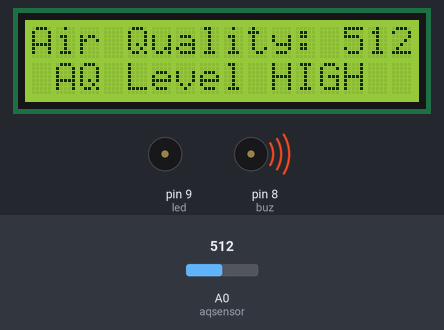
A sketch run on a simulated Arduino Uno, built with avr-gcc and run on an emulated ATmega328P. Parts: 16×2 character LCD, buzzer (waves = sounding, pin HIGH). Inputs (shaded band) come from the test bench; at power-on: A0 (aqsensor) = 512. What the sketch prints to the serial monitor is not drawn.

Above: at 0.92 s.
1.3 s: A0 (aqsensor) set to 264
At 1.68 s:
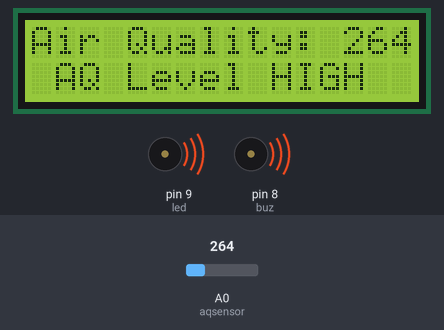
3.0 s: A0 (aqsensor) set to 232
At 4.2 s:
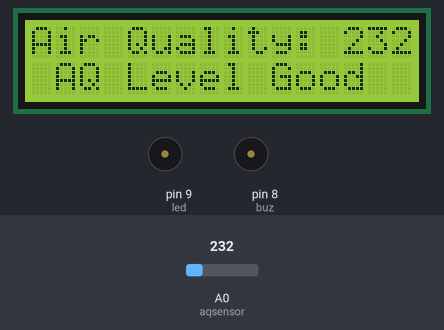
4.5 s: A0 (aqsensor) set to 260
At 4.96 s:
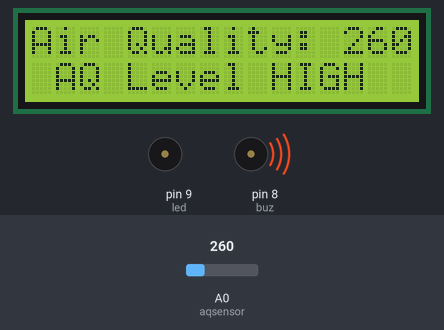
Timing chart, 0 to 12.1 s (numbered marks = the images above; inputs shaded):
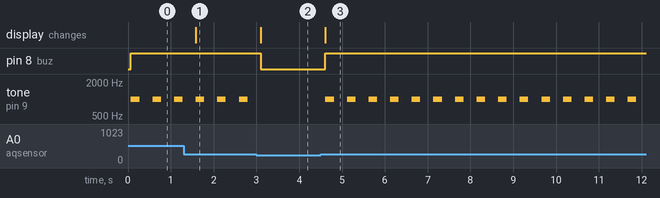

The sketch:

hemantsoni-air_quality_sustem.ino
```cpp
#include <LiquidCrystal.h>
const int rs=7, en=6, d4=5, d5=4, d6=3, d7=2;
LiquidCrystal lcd(rs,en,d4,d5,d6,d7);
int buz = 8;
int led = 9;
const int aqsensor = A0;
int threshold = 250;
void setup() {

  pinMode (buz,OUTPUT);
  pinMode (led,OUTPUT);
  pinMode (aqsensor,INPUT);
  Serial.begin (9600);

  lcd.clear();
  lcd.begin (16,2);
}

void loop() {

  int ppm = analogRead(aqsensor);

  Serial.print("Air Quality: ");
  Serial.println(ppm);

  lcd.setCursor(0,0);
  lcd.print("Air Quality: ");
  lcd.print(ppm);

  if (ppm > threshold)
    {
      lcd.setCursor(1,1);
      lcd.print("AQ Level HIGH");
      Serial.println("AQ Level HIGH");
      tone(led,1000,200);
      digitalWrite(buz,HIGH);
    }
  else
    {
      digitalWrite(led,LOW);
      digitalWrite(buz,LOW);
      lcd.setCursor(1,1);
      lcd.print ("AQ Level Good");
      Serial.println("AQ Level Good");
    }
  delay (500);
}
```

Measured:
- the behaviour switches between 251 and 250 on A0 (aqsensor) (found by bisection; images 1 and 2)
- after the input at 1.3 s, the display: changes after 0.28 s (image 1)
- after the input at 3.0 s, pin 8 (buz): HIGH → LOW after 0.10 s; tone on pin 9 (led): stops changing and stays silent; the display: changes after 0.10 s (image 2)
- after the input at 4.5 s, pin 8 (buz): LOW → HIGH after 0.11 s; tone on pin 9 (led): alternates 1000 Hz for 0.20 s and silent for 0.30 s, starting after 0.11 s; the display: changes after 0.11 s (image 3)
- by itself, tone on pin 9 (led): alternates 1000 Hz for 0.20 s and silent for 0.30 s
